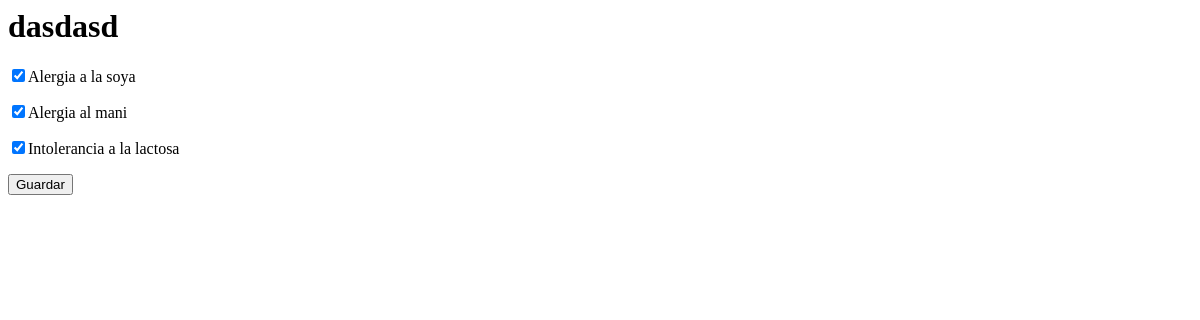
Before: /perfil/ (signed in) with the older database file.
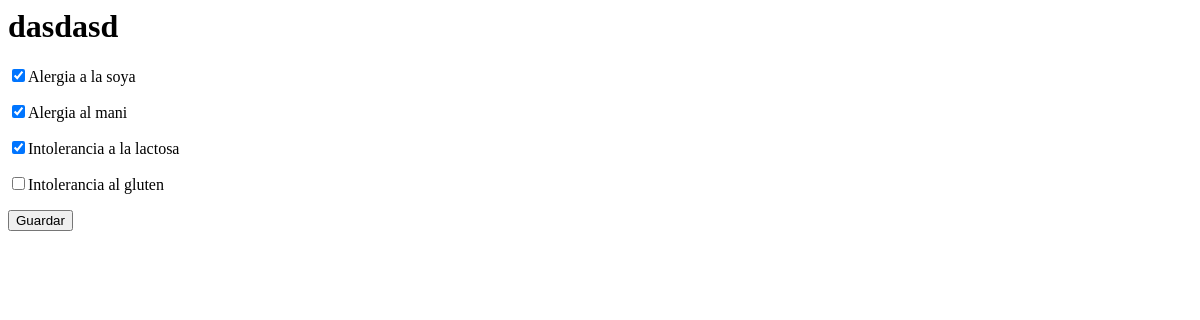
After: the same page with the newer database file.
### miapp/models.py (models this page shows, shortened)
class Allergy(models.Model):
    name = models.CharField(max_length=100)
    users = models.ManyToManyField(User, blank=True)
    ingredients = models.ManyToManyField(Ingredient, blank=False)
    class Meta:
        ordering = ["name"]

### miapp/views.py (the view, shortened to what this page needs)
# urls.py: path('perfil/', views.perfil, name="perfil"),
@login_required
def perfil(request):
    allergy_list = Allergy.objects.all()
    user = User.objects.get(id=request.user.id)
    if request.method == 'GET':
        user_list = user.allergy_set.all()
        return render(request, 'perfil.html', {"allergies" : allergy_list, "user_allergies" : user_list})

### templates/perfil.html (shortened to what this page needs)
<h1>{{user.username}}</h1>
<form method="post">
    {% for allergy in allergies %}
    <p><label><input type="checkbox" name="{{allergy.id}}"
        {% if allergy in user_allergies %}
        checked
        {% endif %}
        >{{allergy.name}}</label></p>
    {% endfor %}
    <button type="submit">Guardar</button>
</form>

Changed rows visible on the page:
added Allergy: name "Intolerancia al gluten"
